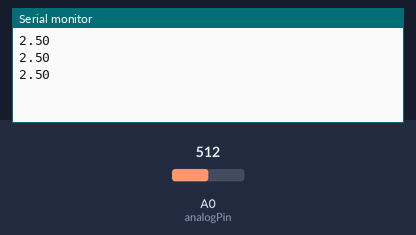
A sketch run on a simulated Arduino Uno, built with avr-gcc and run on an emulated ATmega328P. Parts: the last lines printed to the serial monitor. The test bench sets the inputs (shaded band); at power-on: A0 (analogPin) = 512.

Above: at 1.3 s.
1.4 s: A0 (analogPin) set to 716
At 1.9 s:
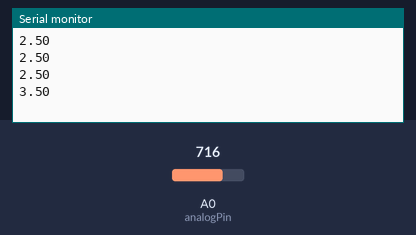
2.9 s: A0 (analogPin) set to 900
At 3.4 s:
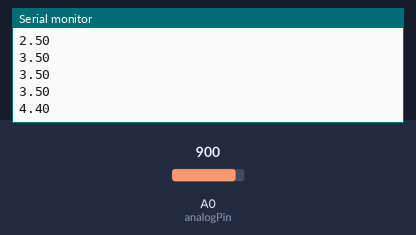
Timing chart, 0 to 5.9 s (numbered marks = the images above; inputs shaded):
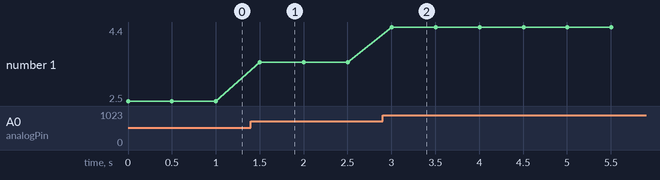

The sketch:

Garage_LED_Controller.ino
```cpp
int analogPin = 0;
float val = 0;
double voltage;
int lumens;
void setup() {
  // put your setup code here, to run once:
  Serial.begin(9600);

}

void loop() {
  // put your main code here, to run repeatedly:
  val = analogRead(analogPin);
  voltage = val*5/1023;
  Serial.println(voltage);
  delay(500);
}
```

Measured:
- after the input at 1.4 s, the serial monitor: prints a new line after 0.10 s (image 1)
- after the input at 2.9 s, the serial monitor: prints a new line after 0.10 s (image 2)
- plotted number 1: 2.5 → 3.5 after the input at 1.4 s, 3.5 → 4.4 after the input at 2.9 s
